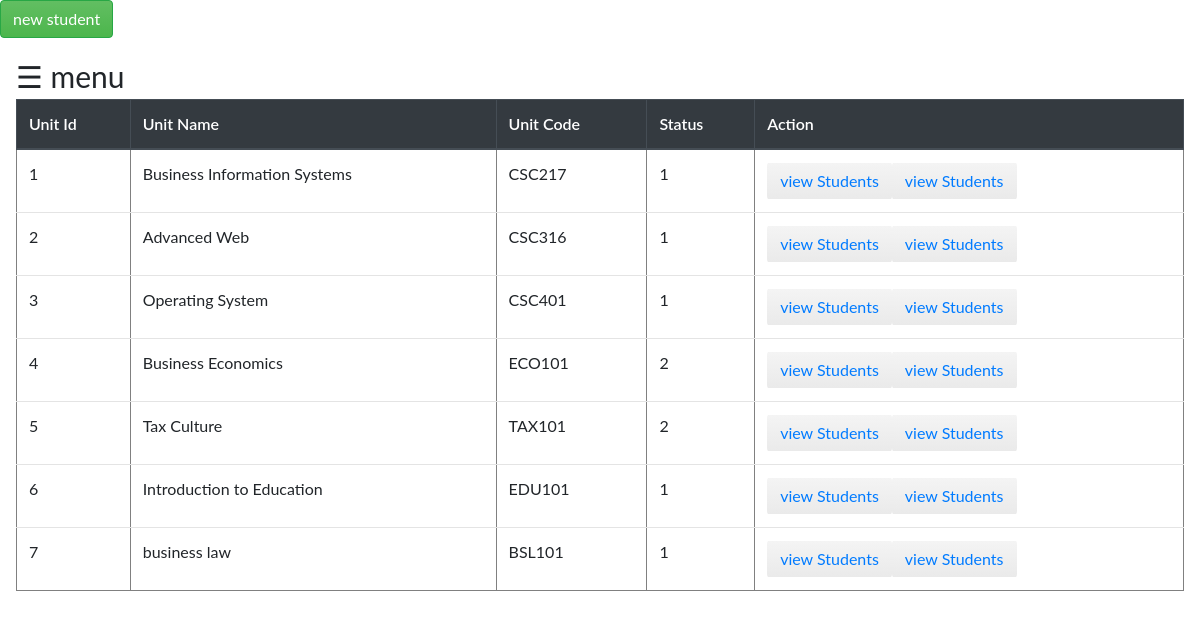
/units.php, run on the app's committed database.
### tables this page shows
CREATE TABLE `units` (
  `UNIT_ID` int(11) NOT NULL,
  `UNIT_NAME` varchar(500) NOT NULL,
  `UNIT_CODE` varchar(500) NOT NULL,
  `UNIT_STATUS` int(11) DEFAULT '1'
);

### units.php (the view, shortened to what this page needs)
<!DOCTYPE html>
<html>
<head>
<link rel="stylesheet" type="text/css" href="bootstrap/css/bootstrap.css">
<link rel="stylesheet" type="text/css" href="assets/stylesheets/pages.min.css">
 <link href="assets/stylesheets/landerapp.min.css" rel="stylesheet" type="text/css">
        <link href="assets/stylesheets/themes.min.css" rel="stylesheet" type="text/css">
<link rel="stylesheet" type="text/css" href="bootstrap/css/nazstyle.css">
  <link rel="stylesheet" href="https://maxcdn.bootstrapcdn.com/bootstrap/4.3.1/css/bootstrap.min.css">
</head>
<body>
<a class="btn btn-success" href="#" role="button">new student </a>
<div id="main">
<?php
$connection = mysqli_connect("localhost","root","","CSC316");
$sql = "SELECT * FROM units";
$result = mysqli_query($connection, $sql);
echo "<table border=1 class='table'><thead class='thead-dark'><tr><th scope='col'>Unit Id</th><th scope='col'>Unit Name</th><th scope='col'>Unit Code</th><th scope='col'>Status</th><th scope='col'>Action</th></thead>
</tr>";
if (mysqli_num_rows($result) > 0) {
    while($row = mysqli_fetch_assoc($result)) {
    	echo "<tr>";
    	echo "<td scope='row'>".$row["UNIT_ID"]."</td>";
    	echo "<td>".$row["UNIT_NAME"]."</td>";
    	echo "<td>".$row["UNIT_CODE"]."</td>";
    	echo "<td>".$row["UNIT_STATUS"]."</td>";
    	echo "<td>"
        . "<button class='btn'><a href=students.php?id=".$row["UNIT_ID"].">view Students</a></button>"
                . "<button class='btn'><a href=students.php?id=".$row["UNIT_ID"].">view Students</a></button>"
                . "</td>";
    	echo "</tr>";
    }
} else {
    echo "0 results";
}
?>
</div>
  <span style="font-size:30px;cursor:pointer;" onclick="openNav()">&#9776; menu</span>
</body>
</html>

### units.php (style rules this page uses)
body { font-family: "Lato", sans-serif; }
#main { transition: margin-left .5s; padding: 16px; }

### data on the page
units: UNIT_ID "1", UNIT_NAME "Business Information Systems", UNIT_CODE "CSC217", UNIT_STATUS "1"
units: UNIT_ID "2", UNIT_NAME "Advanced Web", UNIT_CODE "CSC316", UNIT_STATUS "1"
units: UNIT_ID "3", UNIT_NAME "Operating System", UNIT_CODE "CSC401", UNIT_STATUS "1"
units: UNIT_ID "4", UNIT_NAME "Business Economics", UNIT_CODE "ECO101", UNIT_STATUS "2"
units: UNIT_ID "5", UNIT_NAME "Tax Culture", UNIT_CODE "TAX101", UNIT_STATUS "2"
units: UNIT_ID "6", UNIT_NAME "Introduction to Education", UNIT_CODE "EDU101", UNIT_STATUS "1"
units: UNIT_ID "7", UNIT_NAME "business law", UNIT_CODE "BSL101", UNIT_STATUS "1"
